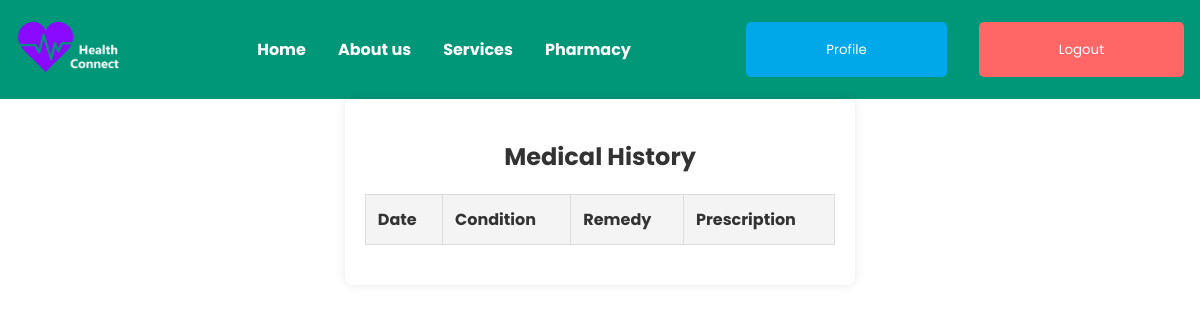
Page /patients/medical-history/ (signed in) on the earlier database version.
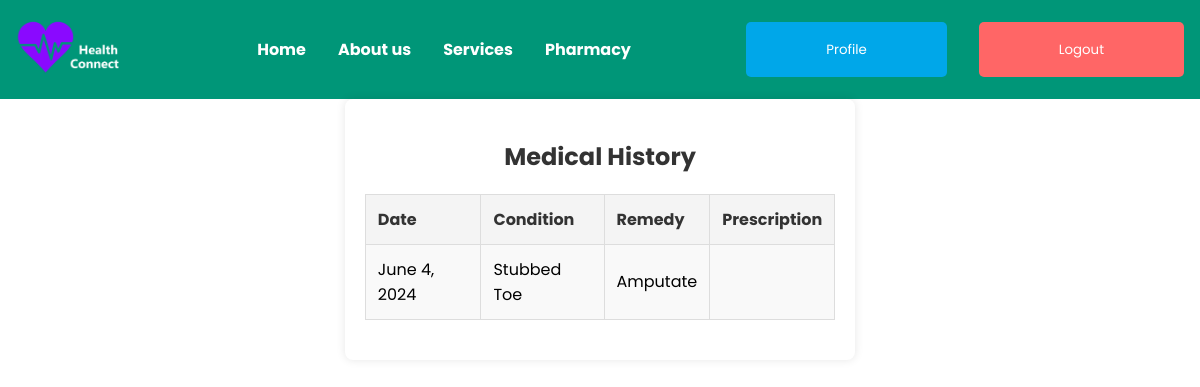
Same page on the later database version.
### apps/patients/models.py (models this page shows, shortened)
class MedicalRecord(models.Model):
    patient = models.ForeignKey(Patient, on_delete=models.CASCADE, related_name='medical_records')
    condition = models.CharField(max_length=255)
    date = models.DateField()
    prescription = models.TextField()
    remedy = models.TextField()

### apps/patients/views.py (the view)
# urls.py: path('medical-history/', views.medical_history, name='medical_history'),
@login_required
def medical_history(request):
    current_user = request.user
    patient = get_object_or_404(Patient, user=current_user)
    records = MedicalRecord.objects.filter(patient=patient)
    print(f"Patient Username: {patient.user.username}")
    return render(request, 'medical-history.html', {'records': records})

### apps/patients/templates/medical-history.html (shortened to what this page needs)
{% extends 'layout.html' %}
{% load static %}
{% block extra_styles %}
    <link rel="stylesheet" href="{% static 'css/medical_history.css' %}">
{% endblock %}
{% block content %}
    <main>
        <div class="container">
            <h2>Medical History</h2>
            <table>
                <tr>
                    <th>Date</th>
                    <th>Condition</th>
                    <th>Remedy</th>
                    <th>Prescription</th>
                </tr>
                {% for record in records %}
                <tr>
                    <td>{{ record.date }}</td>
                    <td>{{ record.condition }}</td>
                    <td>{{ record.remedy }}</td>
                    <td>{{ record.prescription }}</td>
                </tr>
                {% endfor %}
            </table>
        </div>
    </main>
{% endblock %}

Differences in the rows shown:
added MedicalRecord: date "June 4, 2024", condition "Stubbed Toe", remedy "Amputate"
